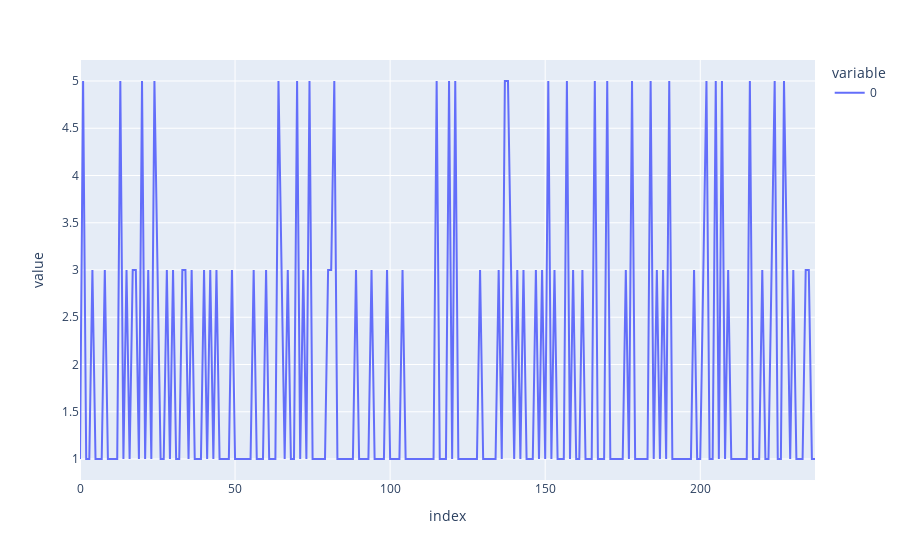

This figure's notebook cell:
### Code cell
px.line(body_score['page_score_density']).show()

counter = 0
for score in body_score['page_score_density']:
    # print(score)
    if score == 0:
        print(body_list[counter])

    counter +=1

### Figure 1 — Plotly figure (JSON) as saved in the notebook; plotly's stock layout.template omitted (floating-point values rounded to 4 significant figures; data arrays with more than 128 entries replaced by an {"elided": "..."} marker saying what was removed)
{"data": [{"hovertemplate": "variable=0<br>index=%{x}<br>value=%{y}<extra></extra>", "legendgroup": "0", "line": {"color": "#636efa", "dash": "solid"}, "marker": {"symbol": "circle"}, "mode": "lines", "name": "0", "orientation": "v", "showlegend": true, "type": "scatter", "x": {"elided": "238 int values"}, "xaxis": "x", "y": {"elided": "238 int values"}, "yaxis": "y"}], "layout": {"legend": {"title": {"text": "variable"}, "tracegroupgap": 0}, "margin": {"t": 60}, "xaxis": {"anchor": "y", "domain": [0, 1], "title": {"text": "index"}}, "yaxis": {"anchor": "x", "domain": [0, 1], "title": {"text": "value"}}}}
